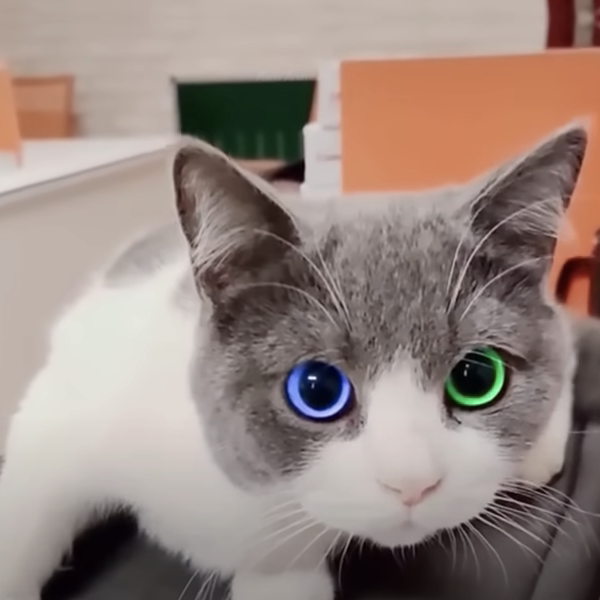
%> input picture exam/last_splash/Task 6/cat_train.png, 600 x 600 px
$ octave Task6.m   (GNU Octave 9; MATLAB toolbox functions it lacks are replaced by stand-ins)
%> lines starting %> are read from the running program, lines starting %| are printed output that depends on the picture
clc;
clear;
close all;
% 读取两张图片并转换为灰度图像
image1 = imread('cat_train.png');
%> image1 is the input picture: size 600x600x3 uint8; mean R, G, B 151.7, 135.3, 128.4
image2 = imread('cat_test1.png');
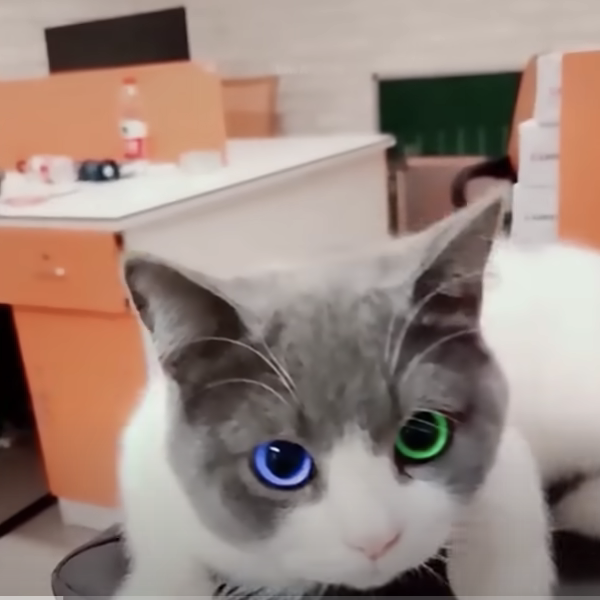
%> input picture exam/last_splash/Task 6/cat_test1.png, 600 x 600 px
%> image2 is the input picture: size 600x600x3 uint8; mean R, G, B 155.7, 136.2, 127.2

% 使用高斯滤波对图像进行平滑处理
sigma = 3; % 高斯滤波的标准差
FImage1 = imgaussfilt(image1, sigma);
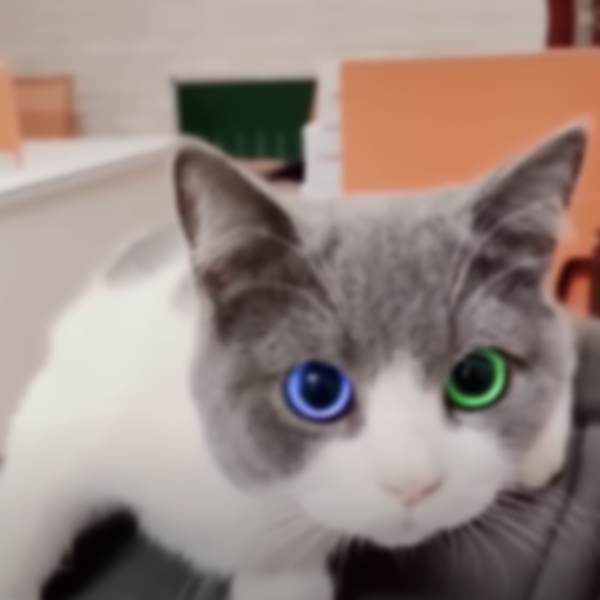
%> FImage1: size 600x600x3 uint8; mean R, G, B 151.7, 135.3, 128.4; mean of the top-left, top-right, bottom-left and bottom-right quarters 145.9, 137.6, 156.8, 113.5
FImage2 = imgaussfilt(image2, sigma);
grayImage1 = rgb2gray(FImage1);
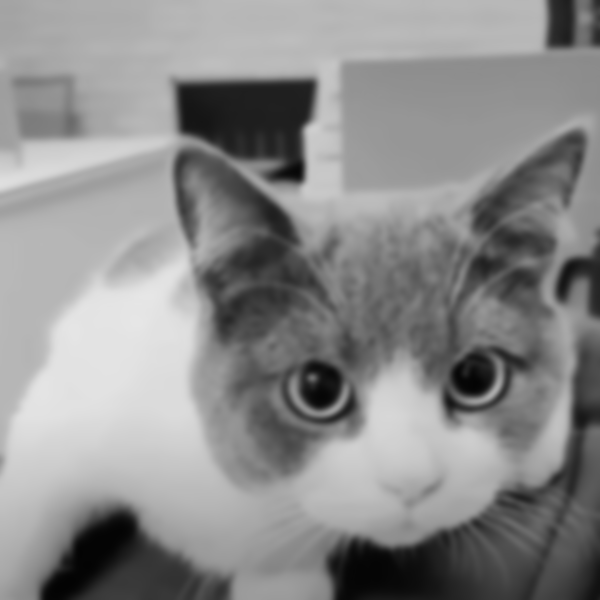
%> grayImage1: size 600x600 uint8; min 3, max 230, mean 139.4
grayImage2 = rgb2gray(FImage2);
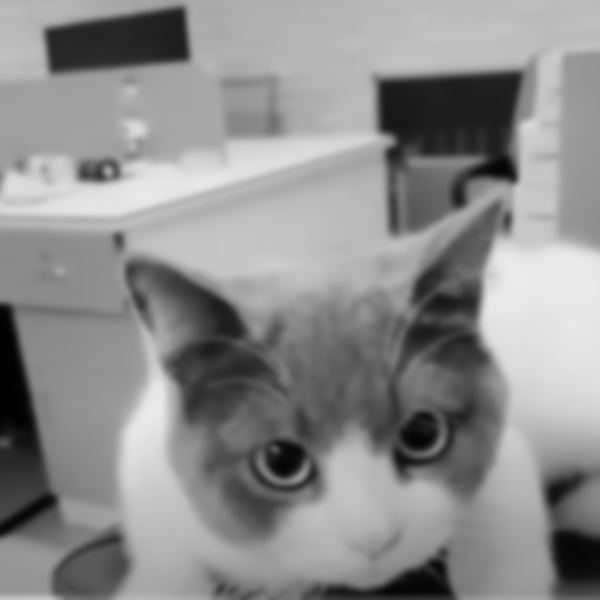
%> grayImage2: size 600x600 uint8; min 1, max 235, mean 141


% 已知点A的坐标
xA = 184;
yA = 144;

% 在image1上检测SURF特征点并提取描述符
%> (the run ends here)
